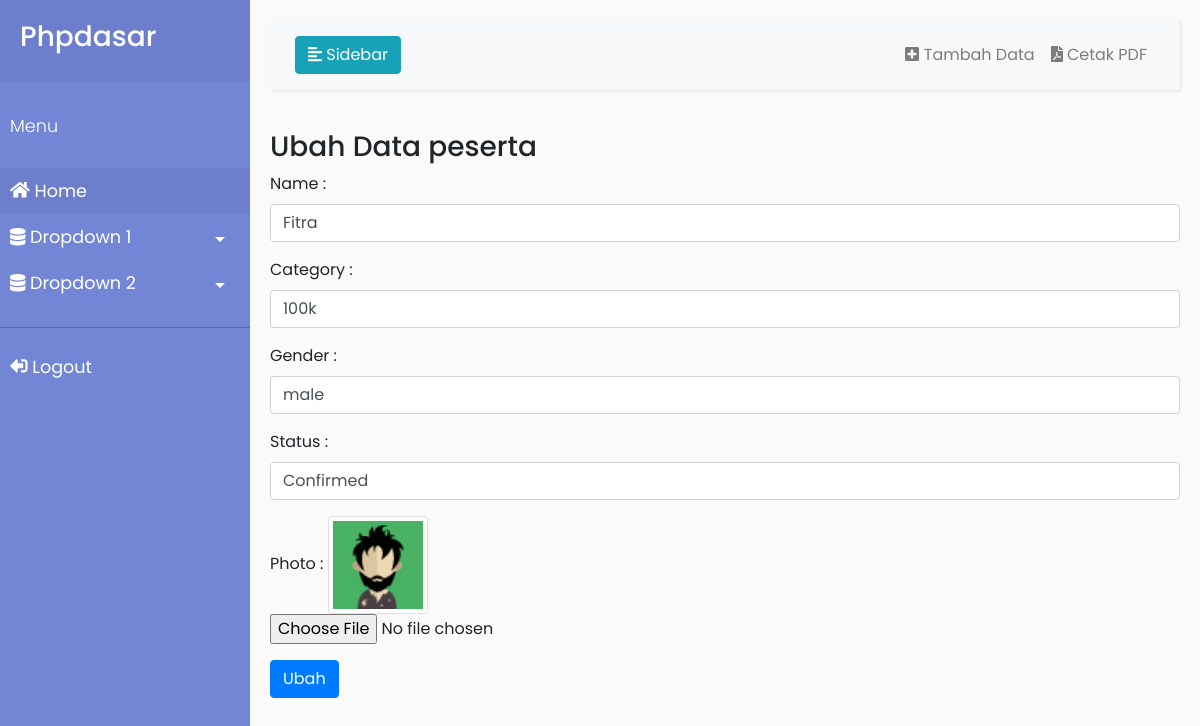
Screenshot of /index.php?page=ubah&id=1 (signed in) with the database file from the repository.
### tables this page shows
CREATE TABLE `peserta` (
  `id` int(11) NOT NULL,
  `name` varchar(200) NOT NULL,
  `category` varchar(20) NOT NULL,
  `gender` varchar(10) NOT NULL,
  `status` varchar(10) NOT NULL,
  `photo` varchar(100) NOT NULL
);

### functions.php (called while the page is built, shortened)
<?php
$conn = mysqli_connect("localhost","root","","phpdasar");
function query($qr){
    global $conn;
    $result = mysqli_query($conn, $qr);
    $rows = [];
    while ( $row = mysqli_fetch_assoc($result) ) {
        $rows[] = $row;
    }
    return $rows;
}
?>

### ubah.php (the view, shortened to what this page needs)
<?php
$id = $_GET["id"];
$prt = query("SELECT * FROM peserta WHERE id = $id")[0];
?>
<!DOCTYPE html>
<html lang="en">
<head>
</head>
<body>
<h3>Ubah Data peserta</h3>
<form action="" method="post" enctype="multipart/form-data">
    <div class="form-group">
        <label for="name">Name :</label>
        <input type="text" name="name" class="form-control" id="name" required value="<?= $prt["name"]; ?>">
    </div>
    <div class="form-group">
        <label for="category">Category :</label>
        <input type="text" name="category" class="form-control" id="category" required value="<?= $prt["category"]; ?>">
    </div>
    <div class="form-group">
        <label for="gender">Gender :</label>
        <input type="text" name="gender"  class="form-control"id="gender" required value="<?= $prt["gender"]; ?>">
    </div>
    <div class="form-group">
        <label for="status">Status :</label>
        <input type="text" name="status" class="form-control" id="status" required value="<?= $prt["status"]; ?>">
    </div>
    <div class="form-group">
        <label for="photo">Photo :</label>
        <img src="img/<?= $prt["photo"]; ?>" class="img-thumbnail" width="100">
        <input type="file" name="photo" class="form-control-file" id="photo" >
    </div>
    <div class="form-group"><button type="submit" class="btn btn-primary" name="submit">Ubah</button></div>
</form>
</body>
</html>

### css/style.css (style rules this page uses)
body { font-family: 'Poppins', sans-serif; background: #fafafa; }

### rows the page displays
peserta: name "Fitra", category "100k", gender "male", status "Confirmed", photo (picture)
